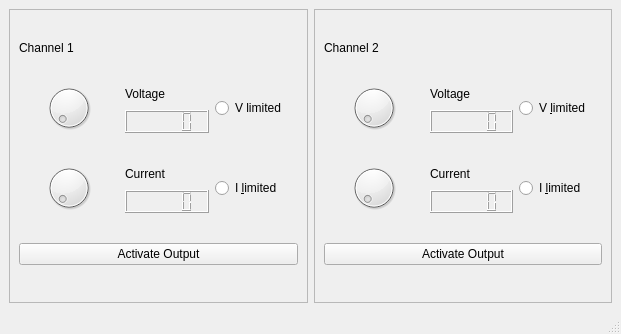
<?xml version="1.0" encoding="UTF-8"?>
<ui version="4.0">
 <class>MainWindow</class>
 <widget class="QMainWindow" name="MainWindow">
  <property name="geometry">
   <rect>
    <x>0</x>
    <y>0</y>
    <width>621</width>
    <height>334</height>
   </rect>
  </property>
  <property name="windowTitle">
   <string>MainWindow</string>
  </property>
  <widget class="QWidget" name="centralwidget">
   <layout class="QHBoxLayout" name="horizontalLayout_5">
    <item>
     <widget class="QFrame" name="frame">
      <property name="frameShape">
       <enum>QFrame::StyledPanel</enum>
      </property>
      <property name="frameShadow">
       <enum>QFrame::Raised</enum>
      </property>
      <layout class="QVBoxLayout" name="verticalLayout_6">
       <item>
        <widget class="QLabel" name="label">
         <property name="maximumSize">
          <size>
           <width>16777215</width>
           <height>10</height>
          </size>
         </property>
         <property name="text">
          <string>Channel 1</string>
         </property>
        </widget>
       </item>
       <item>
        <layout class="QHBoxLayout" name="horizontalLayout_4">
         <item>
          <widget class="QDial" name="ch1_volt_dial">
           <property name="minimumSize">
            <size>
             <width>0</width>
             <height>50</height>
            </size>
           </property>
           <property name="maximum">
            <number>300</number>
           </property>
           <property name="singleStep">
            <number>1</number>
           </property>
           <property name="notchesVisible">
            <bool>false</bool>
           </property>
          </widget>
         </item>
         <item>
          <layout class="QVBoxLayout" name="verticalLayout_5">
           <item>
            <widget class="QLabel" name="label_6">
             <property name="text">
              <string>Voltage</string>
             </property>
            </widget>
           </item>
           <item>
            <widget class="QLCDNumber" name="ch1_volt_lcdNumber"/>
           </item>
          </layout>
         </item>
         <item>
          <widget class="QRadioButton" name="ch1_v_limited_radioButton">
           <property name="text">
            <string>V limited</string>
           </property>
           <property name="checkable">
            <bool>true</bool>
           </property>
           <attribute name="buttonGroup">
            <string notr="true">buttonGroup</string>
           </attribute>
          </widget>
         </item>
        </layout>
       </item>
       <item>
        <layout class="QHBoxLayout" name="horizontalLayout_3">
         <item>
          <widget class="QDial" name="ch1_amps_dial">
           <property name="minimumSize">
            <size>
             <width>0</width>
             <height>50</height>
            </size>
           </property>
           <property name="maximum">
            <number>100</number>
           </property>
          </widget>
         </item>
         <item>
          <layout class="QVBoxLayout" name="verticalLayout_4">
           <item>
            <widget class="QLabel" name="label_5">
             <property name="text">
              <string>Current</string>
             </property>
            </widget>
           </item>
           <item>
            <widget class="QLCDNumber" name="ch1_amps_lcdNumber"/>
           </item>
          </layout>
         </item>
         <item>
          <widget class="QRadioButton" name="ch1_amps_limited_radioButton">
           <property name="text">
            <string>I &amp;limited</string>
           </property>
           <property name="checkable">
            <bool>true</bool>
           </property>
           <attribute name="buttonGroup">
            <string notr="true">buttonGroup</string>
           </attribute>
          </widget>
         </item>
        </layout>
       </item>
       <item>
        <widget class="QPushButton" name="ch1_activate_pushButton">
         <property name="text">
          <string>Activate Output</string>
         </property>
         <property name="checkable">
          <bool>true</bool>
         </property>
        </widget>
       </item>
      </layout>
     </widget>
    </item>
    <item>
     <widget class="QFrame" name="frame_2">
      <property name="frameShape">
       <enum>QFrame::StyledPanel</enum>
      </property>
      <property name="frameShadow">
       <enum>QFrame::Raised</enum>
      </property>
      <layout class="QVBoxLayout" name="verticalLayout_3">
       <item>
        <widget class="QLabel" name="label_2">
         <property name="maximumSize">
          <size>
           <width>16777215</width>
           <height>10</height>
          </size>
         </property>
         <property name="text">
          <string>Channel 2</string>
         </property>
        </widget>
       </item>
       <item>
        <layout class="QHBoxLayout" name="horizontalLayout">
         <item>
          <widget class="QDial" name="ch2_volt_dial">
           <property name="minimumSize">
            <size>
             <width>0</width>
             <height>50</height>
            </size>
           </property>
           <property name="maximum">
            <number>300</number>
           </property>
          </widget>
         </item>
         <item>
          <layout class="QVBoxLayout" name="verticalLayout">
           <item>
            <widget class="QLabel" name="label_3">
             <property name="text">
              <string>Voltage</string>
             </property>
            </widget>
           </item>
           <item>
            <widget class="QLCDNumber" name="ch2_volt_lcdNumber"/>
           </item>
          </layout>
         </item>
         <item>
          <widget class="QRadioButton" name="ch2_v_limited_radioButton">
           <property name="text">
            <string>V &amp;limited</string>
           </property>
           <property name="checkable">
            <bool>true</bool>
           </property>
           <attribute name="buttonGroup">
            <string notr="true">buttonGroup_2</string>
           </attribute>
          </widget>
         </item>
        </layout>
       </item>
       <item>
        <layout class="QHBoxLayout" name="horizontalLayout_2">
         <item>
          <widget class="QDial" name="ch2_amps_dial">
           <property name="sizePolicy">
            <sizepolicy hsizetype="Preferred" vsizetype="Preferred">
             <horstretch>0</horstretch>
             <verstretch>0</verstretch>
            </sizepolicy>
           </property>
           <property name="minimumSize">
            <size>
             <width>0</width>
             <height>50</height>
            </size>
           </property>
           <property name="maximum">
            <number>100</number>
           </property>
          </widget>
         </item>
         <item>
          <layout class="QVBoxLayout" name="verticalLayout_2">
           <item>
            <widget class="QLabel" name="label_4">
             <property name="text">
              <string>Current</string>
             </property>
            </widget>
           </item>
           <item>
            <widget class="QLCDNumber" name="ch2_amps_lcdNumber"/>
           </item>
          </layout>
         </item>
         <item>
          <widget class="QRadioButton" name="ch2_amps_limited_radioButton">
           <property name="text">
            <string>I &amp;limited</string>
           </property>
           <property name="checkable">
            <bool>true</bool>
           </property>
           <attribute name="buttonGroup">
            <string notr="true">buttonGroup_2</string>
           </attribute>
          </widget>
         </item>
        </layout>
       </item>
       <item>
        <widget class="QPushButton" name="ch2_activate_pushButton">
         <property name="text">
          <string>Activate Output</string>
         </property>
         <property name="checkable">
          <bool>true</bool>
         </property>
        </widget>
       </item>
      </layout>
     </widget>
    </item>
   </layout>
  </widget>
  <widget class="QMenuBar" name="menubar">
   <property name="geometry">
    <rect>
     <x>0</x>
     <y>0</y>
     <width>621</width>
     <height>30</height>
    </rect>
   </property>
  </widget>
  <widget class="QStatusBar" name="statusbar"/>
 </widget>
 <resources/>
 <connections/>
 <buttongroups>
  <buttongroup name="buttonGroup"/>
  <buttongroup name="buttonGroup_2"/>
 </buttongroups>
</ui>
